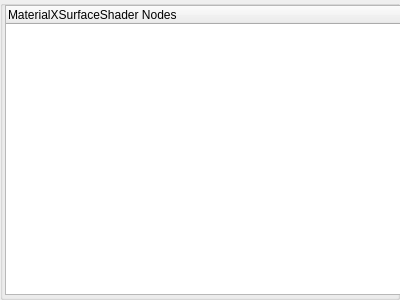
<?xml version="1.0" encoding="UTF-8"?>
<ui version="4.0">
 <class>GroupBox</class>
 <widget class="QGroupBox" name="GroupBox">
  <property name="geometry">
   <rect>
    <x>0</x>
    <y>0</y>
    <width>400</width>
    <height>300</height>
   </rect>
  </property>
  <property name="minimumSize">
   <size>
    <width>400</width>
    <height>300</height>
   </size>
  </property>
  <property name="windowTitle">
   <string>GroupBox</string>
  </property>
  <widget class="QWidget" name="verticalLayoutWidget">
   <property name="geometry">
    <rect>
     <x>0</x>
     <y>0</y>
     <width>406</width>
     <height>395</height>
    </rect>
   </property>
   <layout class="QVBoxLayout" name="verticalLayout" stretch="0">
    <property name="spacing">
     <number>0</number>
    </property>
    <property name="leftMargin">
     <number>5</number>
    </property>
    <property name="topMargin">
     <number>5</number>
    </property>
    <property name="rightMargin">
     <number>5</number>
    </property>
    <property name="bottomMargin">
     <number>5</number>
    </property>
    <item alignment="Qt::AlignTop">
     <widget class="QTreeWidget" name="shaderTree">
      <property name="enabled">
       <bool>true</bool>
      </property>
      <property name="sizePolicy">
       <sizepolicy hsizetype="Preferred" vsizetype="Preferred">
        <horstretch>0</horstretch>
        <verstretch>0</verstretch>
       </sizepolicy>
      </property>
      <property name="minimumSize">
       <size>
        <width>390</width>
        <height>290</height>
       </size>
      </property>
      <property name="maximumSize">
       <size>
        <width>16777215</width>
        <height>16777215</height>
       </size>
      </property>
      <column>
       <property name="text">
        <string>MaterialXSurfaceShader Nodes</string>
       </property>
      </column>
     </widget>
    </item>
   </layout>
  </widget>
 </widget>
 <resources/>
 <connections/>
</ui>
